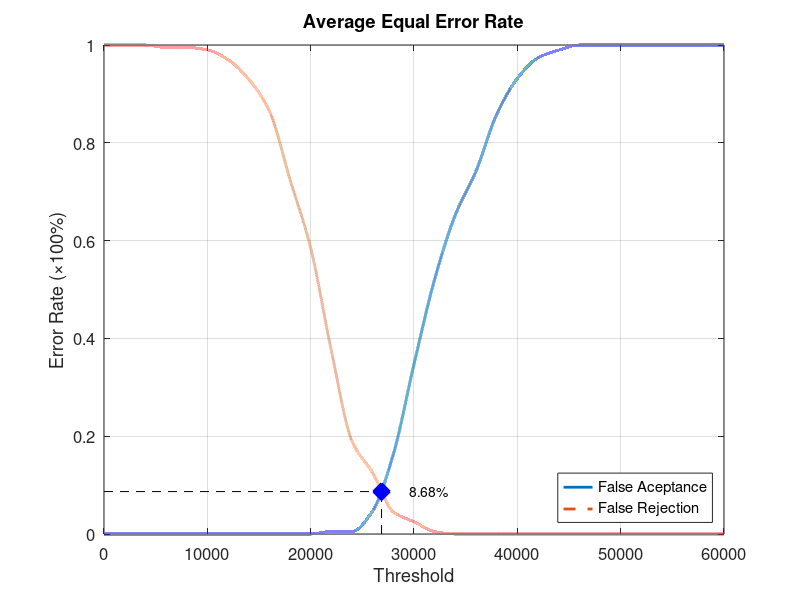
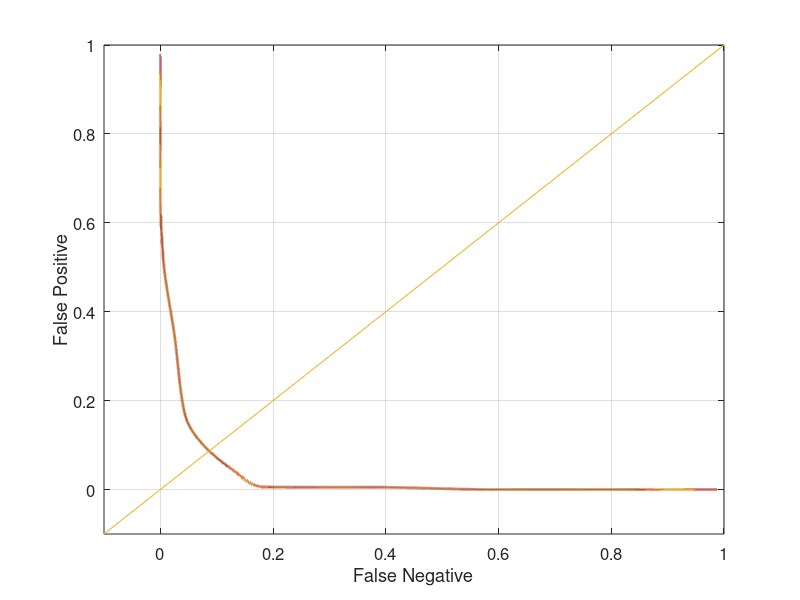

The MATLAB script that drew these images, in order:
function yEER = Database4_2
close all;
clear;
clc;
x = 0:2000:60000;
xq = 0:0.5:60000;

y0 = [0 0 0 0 0 0 0 0 0 0 0 0.00526316 0.00526316 0.0473684 0.163158 0.347368 0.521053 0.652632 0.742105 0.857895 0.931579 0.973684 0.989474 1 1 1 1 1 1 1 1];
yy0 = interp1(x, y0, xq, 'pchip');
y1 = [1 1 1 0.995 0.995 0.99 0.97 0.93 0.865 0.725 0.585 0.375 0.19 0.125 0.045 0.025 0.005 0 0 0 0 0 0 0 0 0 0 0 0 0 0];
yy1 = interp1(x, y1, xq, 'pchip');

% Calculating EER: 
y2 = abs(y0 - y1);
find(y2 == min(y2))
yy2 = abs(yy0 - yy1);
xEER = find(yy2 == min(yy2));
xEERIndex = xq(xEER) % X-axis EER
yEER = yy0(xEER) % Y-axis EER

main = figure
plot(xq, yy0,'-','LineWidth', 2);	hold on
plot(xq, yy1,'--','LineWidth', 2);	hold on
plot([xEERIndex xEERIndex], [0 yEER], 'k--');	hold on
plot([0 xEERIndex], [yEER yEER], 'k--');	hold on
plot(xEERIndex, yEER, 'bx', 'LineWidth', 10);	hold on
text(xEERIndex + 10 * xEERIndex / 100, yEER, [num2str(round((10000 * yEER)) / 100) '%'])
legend('False Aceptance', 'False Rejection', 'Location', 'SouthEast')
xlabel('Threshold')
ylabel('Error Rate (\times100%)')
title('Average Equal Error Rate')
set(gca, 'FontSize', 12)
axis([0 60000 0 1])
grid on

print(main, 'Database4_2Main', '-dpng');
FNRxFPR = figure('Color', [1 1 1]);
plot(yy1, yy0, '-', yy1, yy0, 'LineWidth', 2);
hold on
y = -0.1:0.1:1
plot(y, y); 
set(gca, 'FontSize', 12)
xlabel('False Negative')
ylabel('False Positive')
axis([-0.1 1 -0.1 1])
set(gca, 'FontSize', 12)
grid on

print(FNRxFPR, 'Database4_2FNRxFPR','-dpng');
end
